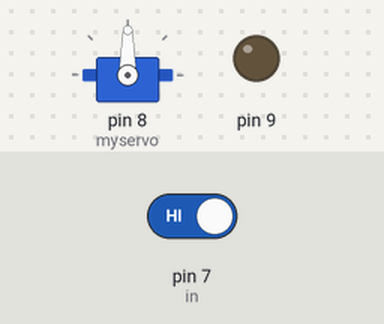
The sketch below on a simulated Arduino Uno, built with avr-gcc and run on an emulated ATmega328P. Parts: servo, output pins drawn as LEDs (lit = HIGH). The test bench sets the inputs (shaded band); at power-on: pin 7 (in) HIGH. Pins used as bus, display or sensor lines are not drawn.

Above: at 1.2 s.
1.3 s: pin 7 (in) driven LOW
At 4.5 s:
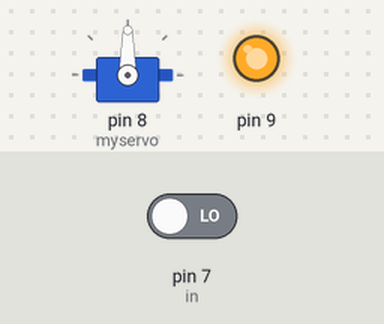
At 8.7 s:
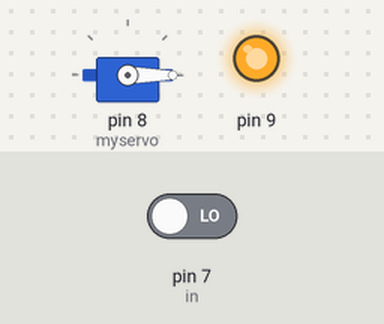
Timing chart, 0 to 10.3 s (numbered marks = the images above; inputs shaded):
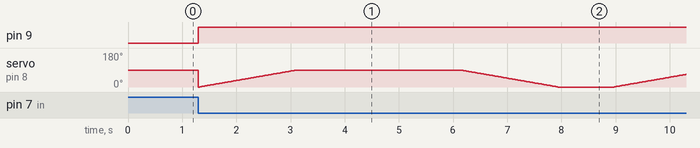

Measured:
- after the input at 1.3 s, pin 9: LOW → HIGH at once

The sketch:

parking_gate_with_ir.ino
```cpp
#include <Servo.h>
 Servo myservo;
 int in = 7;
int pos = 0;
void setup()
{
  myservo.attach(8);
  pinMode(7,INPUT);
  pinMode(9,OUTPUT);
  pinMode(10,OUTPUT);
}
void loop()
{
   int IR = digitalRead(in);


      if (IR == LOW)
      {digitalWrite(9,HIGH);
       digitalWrite(10,LOW);
  {
    for(pos = 0; pos <= 90; pos += 1)
  {
    myservo.write(pos);
    delay(20);
  }
  delay(3000);

  for(pos = 90; pos>=0; pos-=1)
  {
    myservo.write(pos);
    delay(20);

  }
    delay(1000);
  }}
  digitalWrite(9,LOW);
       digitalWrite(10,HIGH);
}
```
